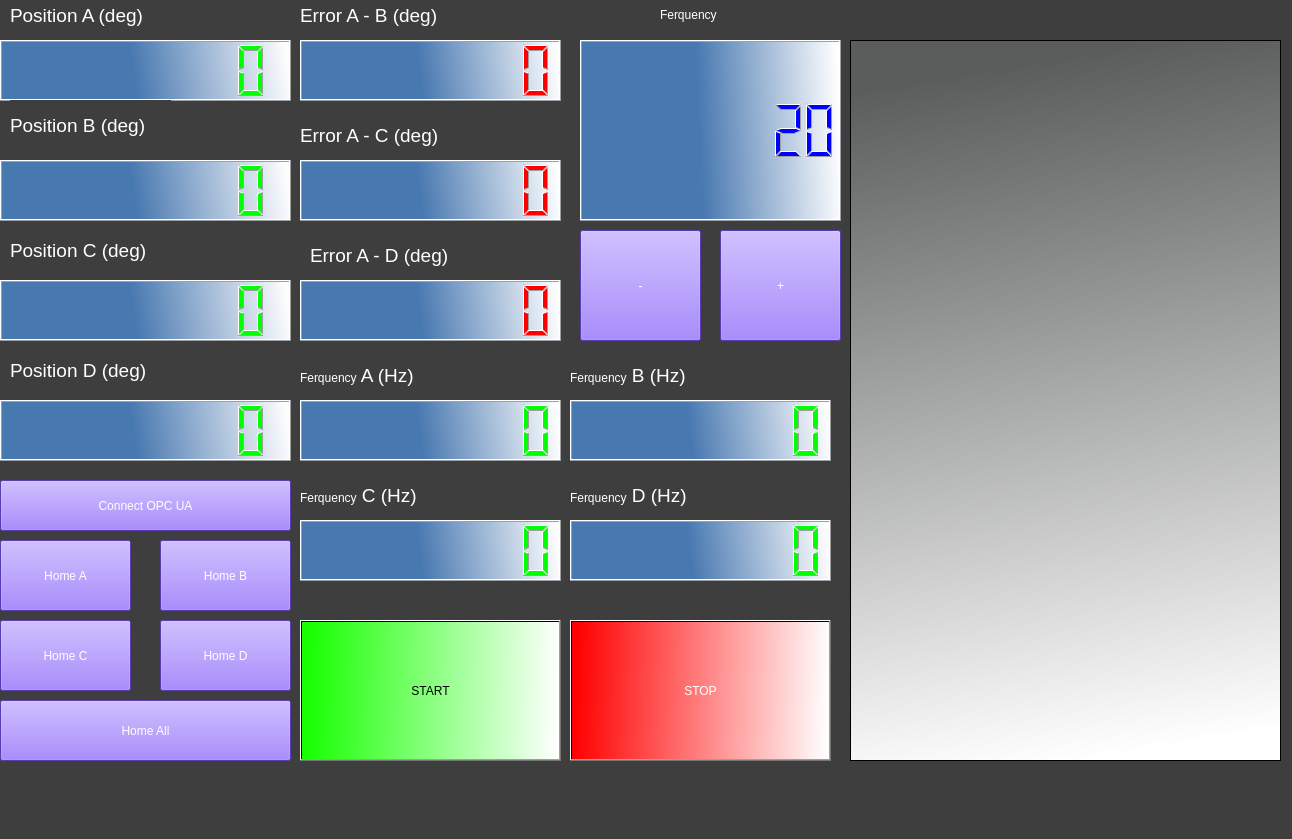
<?xml version="1.0" encoding="UTF-8"?>
<ui version="4.0">
 <class>MainWindow</class>
 <widget class="QMainWindow" name="MainWindow">
  <property name="windowModality">
   <enum>Qt::WindowModal</enum>
  </property>
  <property name="geometry">
   <rect>
    <x>0</x>
    <y>0</y>
    <width>1292</width>
    <height>839</height>
   </rect>
  </property>
  <property name="font">
   <font>
    <pointsize>14</pointsize>
    <italic>true</italic>
   </font>
  </property>
  <property name="windowTitle">
   <string>MainWindow</string>
  </property>
  <property name="autoFillBackground">
   <bool>false</bool>
  </property>
  <property name="styleSheet">
   <string notr="true">background-color: rgb(62, 62, 62);
color: rgb(255, 255, 255);</string>
  </property>
  <widget class="QWidget" name="centralwidget">
   <widget class="QLCDNumber" name="ENC_1_Position">
    <property name="geometry">
     <rect>
      <x>0</x>
      <y>40</y>
      <width>291</width>
      <height>61</height>
     </rect>
    </property>
    <property name="styleSheet">
     <string notr="true">background-color: qlineargradient(spread:pad, x1:0.457014, y1:0.511, x2:1, y2:0.494318, stop:0 rgba(72, 120, 176, 255), stop:1 rgba(255, 255, 255, 255));
color: rgb(0, 255, 0);</string>
    </property>
    <property name="digitCount">
     <number>8</number>
    </property>
   </widget>
   <widget class="QLCDNumber" name="ENC_3_Position">
    <property name="geometry">
     <rect>
      <x>0</x>
      <y>280</y>
      <width>291</width>
      <height>61</height>
     </rect>
    </property>
    <property name="styleSheet">
     <string notr="true">background-color: qlineargradient(spread:pad, x1:0.457014, y1:0.511, x2:1, y2:0.494318, stop:0 rgba(72, 120, 176, 255), stop:1 rgba(255, 255, 255, 255));
color: rgb(0, 255, 0);</string>
    </property>
    <property name="digitCount">
     <number>8</number>
    </property>
   </widget>
   <widget class="QLCDNumber" name="ENC_2_Position">
    <property name="geometry">
     <rect>
      <x>0</x>
      <y>160</y>
      <width>291</width>
      <height>61</height>
     </rect>
    </property>
    <property name="styleSheet">
     <string notr="true">background-color: qlineargradient(spread:pad, x1:0.457014, y1:0.511, x2:1, y2:0.494318, stop:0 rgba(72, 120, 176, 255), stop:1 rgba(255, 255, 255, 255));
color: rgb(0, 255, 0);</string>
    </property>
    <property name="digitCount">
     <number>8</number>
    </property>
   </widget>
   <widget class="QLCDNumber" name="ENC_4_Position">
    <property name="geometry">
     <rect>
      <x>0</x>
      <y>400</y>
      <width>291</width>
      <height>61</height>
     </rect>
    </property>
    <property name="styleSheet">
     <string notr="true">background-color: qlineargradient(spread:pad, x1:0.457014, y1:0.511, x2:1, y2:0.494318, stop:0 rgba(72, 120, 176, 255), stop:1 rgba(255, 255, 255, 255));
color: rgb(0, 255, 0);</string>
    </property>
    <property name="digitCount">
     <number>8</number>
    </property>
   </widget>
   <widget class="QLabel" name="label">
    <property name="geometry">
     <rect>
      <x>10</x>
      <y>0</y>
      <width>181</width>
      <height>31</height>
     </rect>
    </property>
    <property name="styleSheet">
     <string notr="true">color: rgb(255, 255, 255);</string>
    </property>
    <property name="text">
     <string>&lt;html&gt;&lt;head/&gt;&lt;body&gt;&lt;p&gt;&lt;span style=&quot; font-size:14pt;&quot;&gt;Position A (deg)&lt;/span&gt;&lt;/p&gt;&lt;/body&gt;&lt;/html&gt;</string>
    </property>
   </widget>
   <widget class="QLabel" name="label_2">
    <property name="geometry">
     <rect>
      <x>10</x>
      <y>100</y>
      <width>161</width>
      <height>51</height>
     </rect>
    </property>
    <property name="styleSheet">
     <string notr="true">color: rgb(255, 255, 255);</string>
    </property>
    <property name="text">
     <string>&lt;html&gt;&lt;head/&gt;&lt;body&gt;&lt;p&gt;&lt;span style=&quot; font-size:14pt;&quot;&gt;Position B (deg)&lt;/span&gt;&lt;/p&gt;&lt;/body&gt;&lt;/html&gt;</string>
    </property>
   </widget>
   <widget class="QLabel" name="label_3">
    <property name="geometry">
     <rect>
      <x>10</x>
      <y>230</y>
      <width>151</width>
      <height>41</height>
     </rect>
    </property>
    <property name="styleSheet">
     <string notr="true">color: rgb(255, 255, 255);</string>
    </property>
    <property name="text">
     <string>&lt;html&gt;&lt;head/&gt;&lt;body&gt;&lt;p&gt;&lt;span style=&quot; font-size:14pt;&quot;&gt;Position C (deg)&lt;/span&gt;&lt;/p&gt;&lt;/body&gt;&lt;/html&gt;</string>
    </property>
   </widget>
   <widget class="QLabel" name="label_4">
    <property name="geometry">
     <rect>
      <x>10</x>
      <y>350</y>
      <width>161</width>
      <height>41</height>
     </rect>
    </property>
    <property name="styleSheet">
     <string notr="true">color: rgb(255, 255, 255);</string>
    </property>
    <property name="text">
     <string>&lt;html&gt;&lt;head/&gt;&lt;body&gt;&lt;p&gt;&lt;span style=&quot; font-size:14pt;&quot;&gt;Position D (deg)&lt;/span&gt;&lt;/p&gt;&lt;/body&gt;&lt;/html&gt;</string>
    </property>
   </widget>
   <widget class="QPushButton" name="ConnectToOmronBtn">
    <property name="geometry">
     <rect>
      <x>0</x>
      <y>480</y>
      <width>291</width>
      <height>51</height>
     </rect>
    </property>
    <property name="styleSheet">
     <string notr="true">background-color: rgb(126, 83, 255);
color: rgb(255, 255, 255);</string>
    </property>
    <property name="text">
     <string>Connect OPC UA</string>
    </property>
   </widget>
   <widget class="QLCDNumber" name="Error_Pos_AD">
    <property name="geometry">
     <rect>
      <x>300</x>
      <y>160</y>
      <width>261</width>
      <height>61</height>
     </rect>
    </property>
    <property name="styleSheet">
     <string notr="true">background-color: qlineargradient(spread:pad, x1:0.457014, y1:0.511, x2:1, y2:0.494318, stop:0 rgba(72, 120, 176, 255), stop:1 rgba(255, 255, 255, 255));
color: rgb(255, 0, 0);</string>
    </property>
    <property name="digitCount">
     <number>8</number>
    </property>
   </widget>
   <widget class="QLabel" name="label_5">
    <property name="geometry">
     <rect>
      <x>300</x>
      <y>0</y>
      <width>161</width>
      <height>31</height>
     </rect>
    </property>
    <property name="styleSheet">
     <string notr="true">color: rgb(255, 255, 255);</string>
    </property>
    <property name="text">
     <string>&lt;html&gt;&lt;head/&gt;&lt;body&gt;&lt;p&gt;&lt;span style=&quot; font-size:14pt;&quot;&gt;Error A - B (deg)&lt;/span&gt;&lt;/p&gt;&lt;/body&gt;&lt;/html&gt;</string>
    </property>
   </widget>
   <widget class="QLCDNumber" name="Error_Pos_AB">
    <property name="geometry">
     <rect>
      <x>300</x>
      <y>40</y>
      <width>261</width>
      <height>61</height>
     </rect>
    </property>
    <property name="styleSheet">
     <string notr="true">background-color: qlineargradient(spread:pad, x1:0.457014, y1:0.511, x2:1, y2:0.494318, stop:0 rgba(72, 120, 176, 255), stop:1 rgba(255, 255, 255, 255));
color: rgb(255, 0, 0);</string>
    </property>
    <property name="digitCount">
     <number>8</number>
    </property>
   </widget>
   <widget class="QLabel" name="label_7">
    <property name="geometry">
     <rect>
      <x>310</x>
      <y>240</y>
      <width>161</width>
      <height>31</height>
     </rect>
    </property>
    <property name="styleSheet">
     <string notr="true">color: rgb(255, 255, 255);</string>
    </property>
    <property name="text">
     <string>&lt;html&gt;&lt;head/&gt;&lt;body&gt;&lt;p&gt;&lt;span style=&quot; font-size:14pt;&quot;&gt;Error A - D (deg)&lt;/span&gt;&lt;/p&gt;&lt;/body&gt;&lt;/html&gt;</string>
    </property>
   </widget>
   <widget class="QLCDNumber" name="Error_Pos_AC">
    <property name="geometry">
     <rect>
      <x>300</x>
      <y>280</y>
      <width>261</width>
      <height>61</height>
     </rect>
    </property>
    <property name="styleSheet">
     <string notr="true">background-color: qlineargradient(spread:pad, x1:0.457014, y1:0.511, x2:1, y2:0.494318, stop:0 rgba(72, 120, 176, 255), stop:1 rgba(255, 255, 255, 255));
color: rgb(255, 0, 0);</string>
    </property>
    <property name="digitCount">
     <number>8</number>
    </property>
   </widget>
   <widget class="QLabel" name="label_8">
    <property name="geometry">
     <rect>
      <x>300</x>
      <y>120</y>
      <width>161</width>
      <height>31</height>
     </rect>
    </property>
    <property name="styleSheet">
     <string notr="true">color: rgb(255, 255, 255);</string>
    </property>
    <property name="text">
     <string>&lt;html&gt;&lt;head/&gt;&lt;body&gt;&lt;p&gt;&lt;span style=&quot; font-size:14pt;&quot;&gt;Error A - C (deg)&lt;/span&gt;&lt;/p&gt;&lt;/body&gt;&lt;/html&gt;</string>
    </property>
   </widget>
   <widget class="QPushButton" name="ConnectToOmronBtn_2">
    <property name="geometry">
     <rect>
      <x>0</x>
      <y>540</y>
      <width>131</width>
      <height>71</height>
     </rect>
    </property>
    <property name="styleSheet">
     <string notr="true">background-color: rgb(126, 83, 255);
color: rgb(255, 255, 255);
</string>
    </property>
    <property name="text">
     <string>Home A</string>
    </property>
   </widget>
   <widget class="QPushButton" name="ConnectToOmronBtn_3">
    <property name="geometry">
     <rect>
      <x>160</x>
      <y>540</y>
      <width>131</width>
      <height>71</height>
     </rect>
    </property>
    <property name="styleSheet">
     <string notr="true">background-color: rgb(126, 83, 255);
color: rgb(255, 255, 255);</string>
    </property>
    <property name="text">
     <string>Home B</string>
    </property>
   </widget>
   <widget class="QPushButton" name="ConnectToOmronBtn_4">
    <property name="geometry">
     <rect>
      <x>0</x>
      <y>620</y>
      <width>131</width>
      <height>71</height>
     </rect>
    </property>
    <property name="styleSheet">
     <string notr="true">background-color: rgb(126, 83, 255);
color: rgb(255, 255, 255);</string>
    </property>
    <property name="text">
     <string>Home C</string>
    </property>
   </widget>
   <widget class="QPushButton" name="ConnectToOmronBtn_5">
    <property name="geometry">
     <rect>
      <x>160</x>
      <y>620</y>
      <width>131</width>
      <height>71</height>
     </rect>
    </property>
    <property name="styleSheet">
     <string notr="true">background-color: rgb(126, 83, 255);
color: rgb(255, 255, 255);</string>
    </property>
    <property name="text">
     <string>Home D</string>
    </property>
   </widget>
   <widget class="QPushButton" name="ConnectToOmronBtn_6">
    <property name="geometry">
     <rect>
      <x>0</x>
      <y>700</y>
      <width>291</width>
      <height>61</height>
     </rect>
    </property>
    <property name="styleSheet">
     <string notr="true">background-color: rgb(126, 83, 255);
color: rgb(255, 255, 255);</string>
    </property>
    <property name="text">
     <string>Home All</string>
    </property>
   </widget>
   <widget class="QLCDNumber" name="ferq_lab">
    <property name="geometry">
     <rect>
      <x>580</x>
      <y>40</y>
      <width>261</width>
      <height>181</height>
     </rect>
    </property>
    <property name="font">
     <font>
      <family>Ubuntu</family>
      <pointsize>48</pointsize>
      <weight>3</weight>
      <italic>true</italic>
      <bold>false</bold>
     </font>
    </property>
    <property name="styleSheet">
     <string notr="true">background-color: qlineargradient(spread:pad, x1:0.457014, y1:0.511, x2:1, y2:0.494318, stop:0 rgba(72, 120, 176, 255), stop:1 rgba(255, 255, 255, 255));
color: rgb(0, 0, 255);
font: 25 italic 48pt &quot;Ubuntu&quot;;</string>
    </property>
    <property name="digitCount">
     <number>8</number>
    </property>
    <property name="value" stdset="0">
     <double>20.000000000000000</double>
    </property>
   </widget>
   <widget class="QPushButton" name="ferq_decriment_btn">
    <property name="geometry">
     <rect>
      <x>580</x>
      <y>230</y>
      <width>121</width>
      <height>111</height>
     </rect>
    </property>
    <property name="styleSheet">
     <string notr="true">background-color: rgb(126, 83, 255);
color: rgb(255, 255, 255);
</string>
    </property>
    <property name="text">
     <string>-</string>
    </property>
   </widget>
   <widget class="QPushButton" name="ferq_increment_btn">
    <property name="geometry">
     <rect>
      <x>720</x>
      <y>230</y>
      <width>121</width>
      <height>111</height>
     </rect>
    </property>
    <property name="styleSheet">
     <string notr="true">background-color: rgb(126, 83, 255);
color: rgb(255, 255, 255);
</string>
    </property>
    <property name="text">
     <string>+</string>
    </property>
   </widget>
   <widget class="QLabel" name="label_6">
    <property name="geometry">
     <rect>
      <x>660</x>
      <y>0</y>
      <width>161</width>
      <height>31</height>
     </rect>
    </property>
    <property name="styleSheet">
     <string notr="true">color: rgb(255, 255, 255);</string>
    </property>
    <property name="text">
     <string>&lt;html&gt;&lt;head/&gt;&lt;body&gt;&lt;p&gt;Ferquency&lt;/p&gt;&lt;/body&gt;&lt;/html&gt;</string>
    </property>
   </widget>
   <widget class="QTextBrowser" name="log_box">
    <property name="geometry">
     <rect>
      <x>850</x>
      <y>40</y>
      <width>431</width>
      <height>721</height>
     </rect>
    </property>
    <property name="styleSheet">
     <string notr="true">color: rgb(255, 255, 255);
background-color: qlineargradient(spread:pad, x1:0.502, y1:0.0223636, x2:0.597, y2:0.994318, stop:0 rgba(90, 93, 92, 255), stop:1 rgba(255, 255, 255, 255));</string>
    </property>
    <property name="html">
     <string>&lt;!DOCTYPE HTML PUBLIC &quot;-//W3C//DTD HTML 4.0//EN&quot; &quot;http://www.w3.org/TR/REC-html40/strict.dtd&quot;&gt;
&lt;html&gt;&lt;head&gt;&lt;meta name=&quot;qrichtext&quot; content=&quot;1&quot; /&gt;&lt;style type=&quot;text/css&quot;&gt;
p, li { white-space: pre-wrap; }
&lt;/style&gt;&lt;/head&gt;&lt;body style=&quot; font-family:'Ubuntu'; font-size:11pt; font-weight:400; font-style:normal;&quot;&gt;
&lt;p style=&quot;-qt-paragraph-type:empty; margin-top:0px; margin-bottom:0px; margin-left:0px; margin-right:0px; -qt-block-indent:0; text-indent:0px;&quot;&gt;&lt;br /&gt;&lt;/p&gt;&lt;/body&gt;&lt;/html&gt;</string>
    </property>
   </widget>
   <widget class="QPushButton" name="start_btn">
    <property name="geometry">
     <rect>
      <x>300</x>
      <y>620</y>
      <width>261</width>
      <height>141</height>
     </rect>
    </property>
    <property name="styleSheet">
     <string notr="true">background-color: qlineargradient(spread:pad, x1:0.00878733, y1:0.528045, x2:1, y2:0.545, stop:0 rgba(22, 255, 0, 255), stop:1 rgba(255, 255, 255, 255));
color: rgb(0, 0, 0);</string>
    </property>
    <property name="text">
     <string>START</string>
    </property>
   </widget>
   <widget class="QPushButton" name="stop_btn">
    <property name="geometry">
     <rect>
      <x>570</x>
      <y>620</y>
      <width>261</width>
      <height>141</height>
     </rect>
    </property>
    <property name="styleSheet">
     <string notr="true">background-color: qlineargradient(spread:pad, x1:0.00878733, y1:0.528045, x2:1, y2:0.545, stop:0 rgba(255, 0, 0, 255), stop:1 rgba(255, 255, 255, 255));
color: rgb(255, 255, 255);</string>
    </property>
    <property name="text">
     <string>STOP</string>
    </property>
   </widget>
   <widget class="QLabel" name="label_9">
    <property name="geometry">
     <rect>
      <x>300</x>
      <y>360</y>
      <width>181</width>
      <height>31</height>
     </rect>
    </property>
    <property name="styleSheet">
     <string notr="true">color: rgb(255, 255, 255);</string>
    </property>
    <property name="text">
     <string>&lt;html&gt;&lt;head/&gt;&lt;body&gt;&lt;p&gt;Ferquency&lt;span style=&quot; font-size:14pt;&quot;&gt; A (Hz)&lt;/span&gt;&lt;/p&gt;&lt;/body&gt;&lt;/html&gt;</string>
    </property>
   </widget>
   <widget class="QLCDNumber" name="axis_a_vel_box">
    <property name="geometry">
     <rect>
      <x>300</x>
      <y>400</y>
      <width>261</width>
      <height>61</height>
     </rect>
    </property>
    <property name="styleSheet">
     <string notr="true">background-color: qlineargradient(spread:pad, x1:0.457014, y1:0.511, x2:1, y2:0.494318, stop:0 rgba(72, 120, 176, 255), stop:1 rgba(255, 255, 255, 255));
color: rgb(0, 255, 0);</string>
    </property>
    <property name="digitCount">
     <number>8</number>
    </property>
   </widget>
   <widget class="QLabel" name="label_10">
    <property name="geometry">
     <rect>
      <x>570</x>
      <y>360</y>
      <width>181</width>
      <height>31</height>
     </rect>
    </property>
    <property name="styleSheet">
     <string notr="true">color: rgb(255, 255, 255);</string>
    </property>
    <property name="text">
     <string>&lt;html&gt;&lt;head/&gt;&lt;body&gt;&lt;p&gt;Ferquency&lt;span style=&quot; font-size:14pt;&quot;&gt; B (Hz)&lt;/span&gt;&lt;/p&gt;&lt;/body&gt;&lt;/html&gt;</string>
    </property>
   </widget>
   <widget class="QLCDNumber" name="axis_b_vel_box">
    <property name="geometry">
     <rect>
      <x>570</x>
      <y>400</y>
      <width>261</width>
      <height>61</height>
     </rect>
    </property>
    <property name="styleSheet">
     <string notr="true">background-color: qlineargradient(spread:pad, x1:0.457014, y1:0.511, x2:1, y2:0.494318, stop:0 rgba(72, 120, 176, 255), stop:1 rgba(255, 255, 255, 255));
color: rgb(0, 255, 0);</string>
    </property>
    <property name="digitCount">
     <number>8</number>
    </property>
   </widget>
   <widget class="QLabel" name="label_11">
    <property name="geometry">
     <rect>
      <x>300</x>
      <y>480</y>
      <width>181</width>
      <height>31</height>
     </rect>
    </property>
    <property name="styleSheet">
     <string notr="true">color: rgb(255, 255, 255);</string>
    </property>
    <property name="text">
     <string>&lt;html&gt;&lt;head/&gt;&lt;body&gt;&lt;p&gt;Ferquency&lt;span style=&quot; font-size:14pt;&quot;&gt; C (Hz)&lt;/span&gt;&lt;/p&gt;&lt;/body&gt;&lt;/html&gt;</string>
    </property>
   </widget>
   <widget class="QLCDNumber" name="axis_c_vel_box">
    <property name="geometry">
     <rect>
      <x>300</x>
      <y>520</y>
      <width>261</width>
      <height>61</height>
     </rect>
    </property>
    <property name="styleSheet">
     <string notr="true">background-color: qlineargradient(spread:pad, x1:0.457014, y1:0.511, x2:1, y2:0.494318, stop:0 rgba(72, 120, 176, 255), stop:1 rgba(255, 255, 255, 255));
color: rgb(0, 255, 0);</string>
    </property>
    <property name="digitCount">
     <number>8</number>
    </property>
   </widget>
   <widget class="QLabel" name="label_12">
    <property name="geometry">
     <rect>
      <x>570</x>
      <y>480</y>
      <width>181</width>
      <height>31</height>
     </rect>
    </property>
    <property name="styleSheet">
     <string notr="true">color: rgb(255, 255, 255);</string>
    </property>
    <property name="text">
     <string>&lt;html&gt;&lt;head/&gt;&lt;body&gt;&lt;p&gt;Ferquency&lt;span style=&quot; font-size:14pt;&quot;&gt; D (Hz)&lt;/span&gt;&lt;/p&gt;&lt;/body&gt;&lt;/html&gt;</string>
    </property>
   </widget>
   <widget class="QLCDNumber" name="axis_d_vel_box">
    <property name="geometry">
     <rect>
      <x>570</x>
      <y>520</y>
      <width>261</width>
      <height>61</height>
     </rect>
    </property>
    <property name="styleSheet">
     <string notr="true">background-color: qlineargradient(spread:pad, x1:0.457014, y1:0.511, x2:1, y2:0.494318, stop:0 rgba(72, 120, 176, 255), stop:1 rgba(255, 255, 255, 255));
color: rgb(0, 255, 0);</string>
    </property>
    <property name="digitCount">
     <number>8</number>
    </property>
   </widget>
  </widget>
  <widget class="QMenuBar" name="menubar">
   <property name="geometry">
    <rect>
     <x>0</x>
     <y>0</y>
     <width>1292</width>
     <height>31</height>
    </rect>
   </property>
  </widget>
  <widget class="QStatusBar" name="statusbar"/>
 </widget>
 <resources/>
 <connections/>
</ui>
